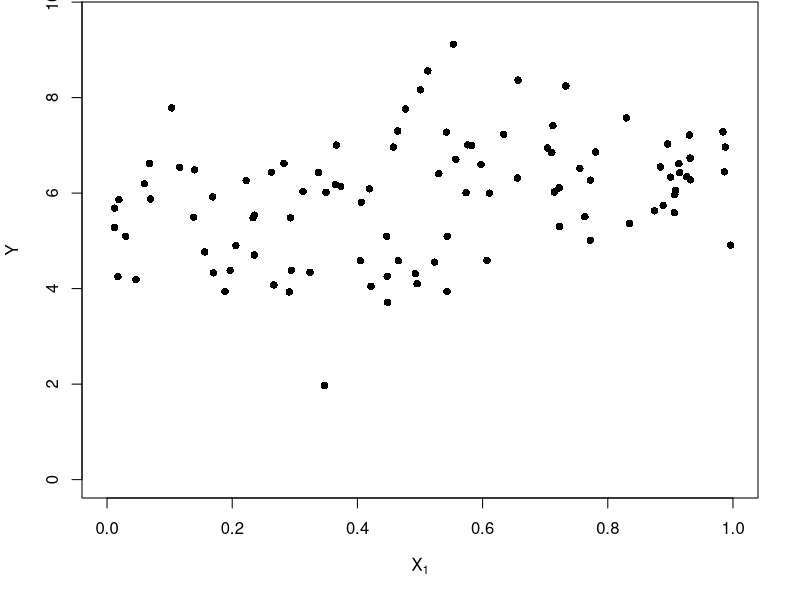
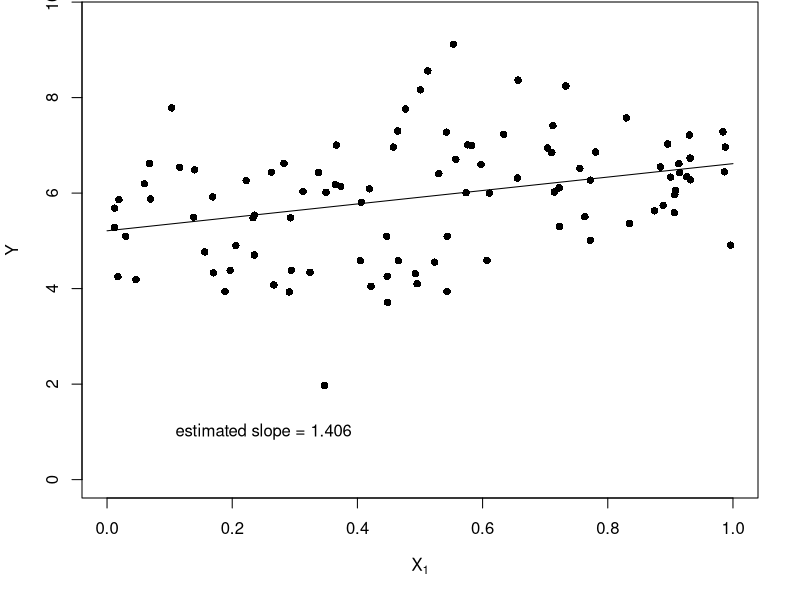
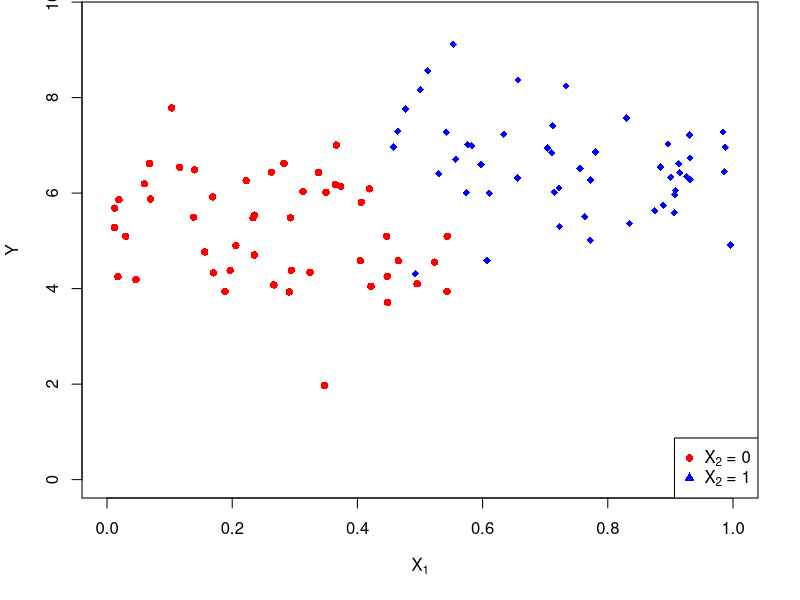
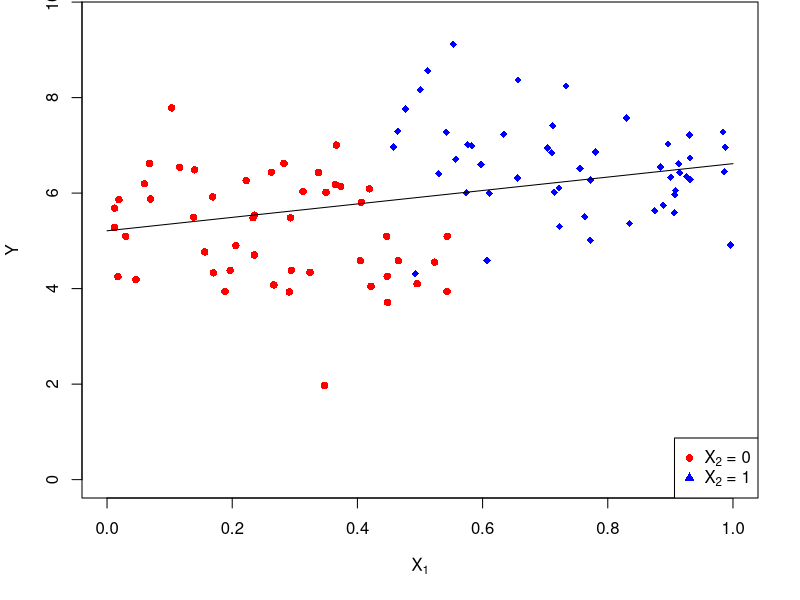
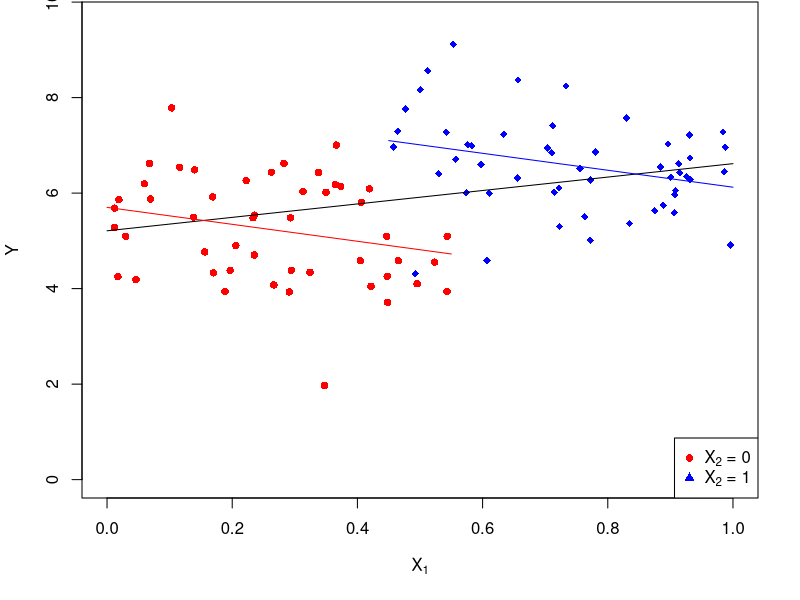
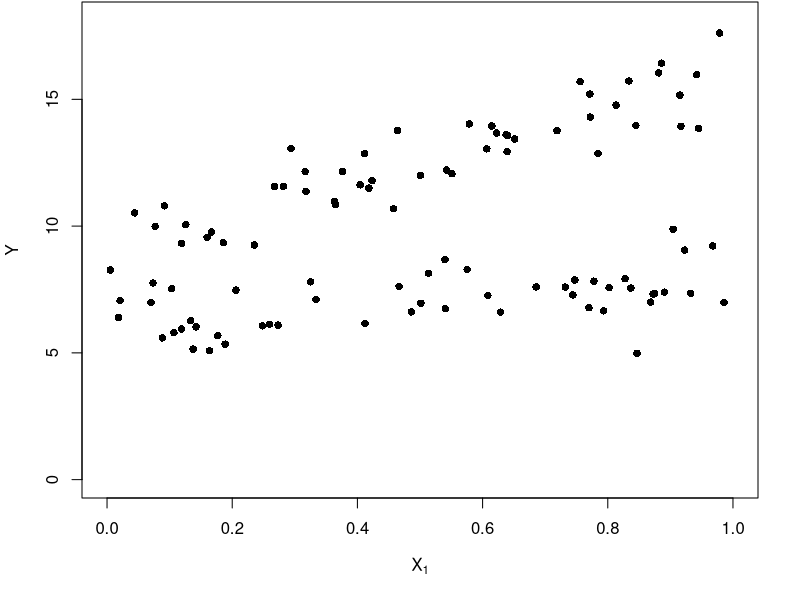
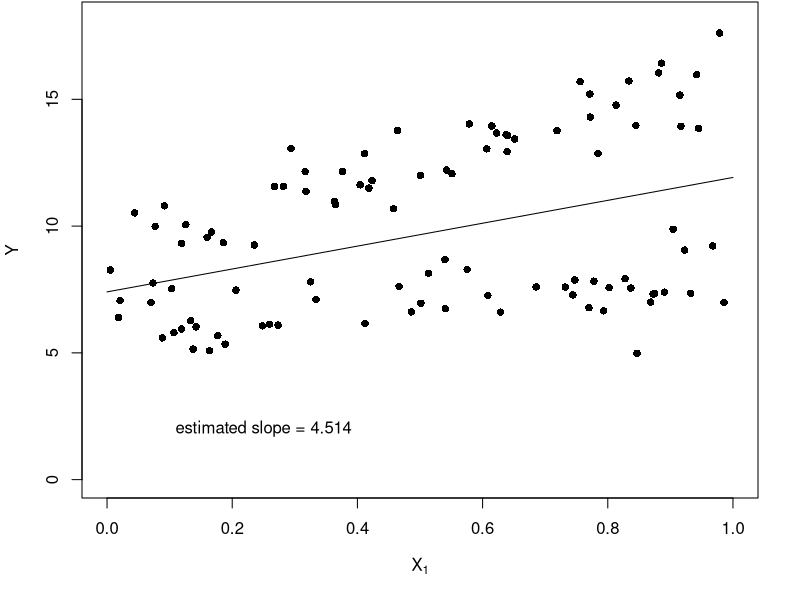
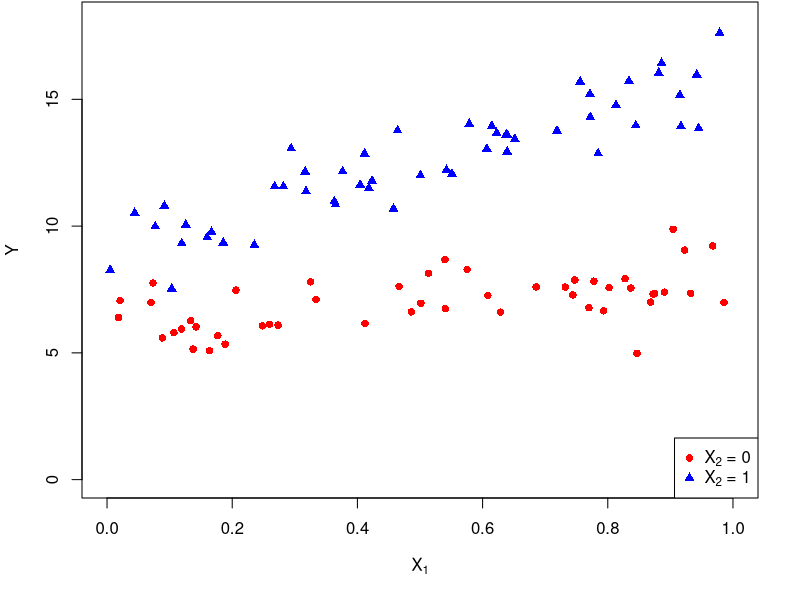

Here is the R script that generated these plots, in order:
## R script for chapter 1, section 2: multiple linear regression
## Created 30 March 2018 by Brian Williamson

## --------------------------------------------------------------------
## Examples of confounders, precision variables, and effect modifiers
## --------------------------------------------------------------------

## data generating mechanism for two predictors, one is a confounder
data_func_confound <- function(beta0, beta1, beta2, n) {
  ## generate some X data: X1 is continuous, X2 is binary
  x2 <- sample(0:1, n, replace = TRUE)
  ## generate two clouds of x1 points
  x1_0 <- runif(sum(x2 == 0), 0, 0.55)
  x1_1 <- runif(sum(x2 == 1), 0.45, 1)
  X <- matrix(NA, ncol = 2, nrow = n)
  X[x2 == 0, 1] <- x1_0
  X[x2 == 1, 1] <- x1_1
  X[, 2] <- x2
  
  ## create the outcome
  y <- beta0 + beta1*X[, 1] + beta2*X[, 2] + rnorm(n, 0, 1)
  
  return(data.frame(x1 = X[, 1], x2 = X[, 2], y = y))
}
## data generating mechanism for two predictors, one is a precision variable
data_func_precision <- function(beta0, beta1, beta2, n) {
  ## generate some X data: X1 is continuous, X2 is binary
  x2 <- sample(0:1, n, replace = TRUE)
  x1 <- runif(n, 0, 1)
  
  ## generate the outcome
  y <- beta0 + beta1*x1 + beta2*x2 + rnorm(n, 0, 1)
  return(data.frame(x1 = x1, x2 = x2, y = y))
}
## data generating mechanism for two predictors, one is an effect modifier
data_func_em <- function(beta0, beta1, beta2, beta3, n) {
  ## generate some X data: X1 is continuous, X2 is binary
  x2 <- sample(0:1, n, replace = TRUE)
  ## generate two clouds of x1 points
  x1_0 <- runif(sum(x2 == 0), 0, 1)
  x1_1 <- runif(sum(x2 == 1), 0, 1)
  X <- matrix(NA, ncol = 2, nrow = n)
  X[x2 == 0, 1] <- x1_0
  X[x2 == 1, 1] <- x1_1
  X[, 2] <- x2
  
  ## create the outcome
  y <- beta0 + beta1*X[, 1] + beta2*X[, 2] + beta3*X[, 1]*X[, 2] + rnorm(n, 0, 1)
  
  return(data.frame(x1 = X[, 1], x2 = X[, 2], y = y))
}


## --------------------------
## Set up plot arguments
## --------------------------
fig_width <- 1024
fig_height <- 1024
fig_res <- 200

beta0 <- 6
beta1 <- -2
beta2 <- 2

## --------------------------
## Confounding
## --------------------------
## generate confounded data
set.seed(4747)
x_range <- cbind(1, seq(0, 1, by = 0.01))
x_range_0 <- cbind(x_range[1:which(x_range[, 2] == 0.55), ], 0)
x_range_1 <- cbind(x_range[which(x_range[, 2] == 0.45):length(x_range[, 2]), ], 1)
dat_c <- data_func_confound(beta0, beta1, beta2, n = 100)
## make a plot, without coloring
png("lecture/chapter_1/plots/confounding_simple.png", width = fig_width, height = fig_height, units = "px", res = fig_res)
par(mar = c(5, 4, 0, 2) + 0.1)
plot(dat_c$x1, dat_c$y, main = "", xlab = expression(X[1]), ylab = "Y", pch = 16,
     xlim = c(0, 1), ylim = c(0, max(dat_c$y) + 0.5))
dev.off()
## fit a linear regression, plot best fitting line
mod_c_simple <- lm(y ~ x1, data = dat_c)
x_range <- cbind(1, seq(0, 1, by = 0.01))
png("lecture/chapter_1/plots/confounding_simple_with_line.png", width = fig_width, height = fig_height, units = "px", res = fig_res)
par(mar = c(5, 4, 0, 2) + 0.1)
plot(dat_c$x1, dat_c$y, main = "", xlab = expression(X[1]), ylab = "Y", pch = 16,
     xlim = c(0, 1), ylim = c(0, max(dat_c$y) + 0.5))
lines(x_range[, 2], x_range%*%mod_c_simple$coefficients)
text(0.25, 1, labels = paste0("estimated slope = ", round(mod_c_simple$coefficients[2], 3)))
dev.off()

## make a plot, with coloring
png("lecture/chapter_1/plots/confounding_colored.png", width = fig_width, height = fig_height, units = "px", res = fig_res)
par(mar = c(5, 4, 0, 2) + 0.1)
plot(dat_c$x1[dat_c$x2 == 0], dat_c$y[dat_c$x2 == 0], main = "", xlab = expression(X[1]), ylab = "Y", pch = 16,
     col = "red", xlim = c(0, 1), ylim = c(0, max(dat_c$y) + 0.5))
points(dat_c$x1[dat_c$x2 == 1], dat_c$y[dat_c$x2 == 1], pch = 18, col = "blue")
legend("bottomright", legend = c(expression(paste(X[2],  " = 0", sep = "")), expression(paste(X[2], " = 1", sep = ""))),
       pch = c(16, 17), col = c("red", "blue"))
dev.off()
png("lecture/chapter_1/plots/confounding_colored_with_simple_line.png", width = fig_width, height = fig_height, units = "px", res = fig_res)
par(mar = c(5, 4, 0, 2) + 0.1)
plot(dat_c$x1[dat_c$x2 == 0], dat_c$y[dat_c$x2 == 0], main = "", xlab = expression(X[1]), ylab = "Y", pch = 16,
     col = "red", xlim = c(0, 1), ylim = c(0, max(dat_c$y) + 0.5))
points(dat_c$x1[dat_c$x2 == 1], dat_c$y[dat_c$x2 == 1], pch = 18, col = "blue")
legend("bottomright", legend = c(expression(paste(X[2],  " = 0", sep = "")), expression(paste(X[2], " = 1", sep = ""))),
       pch = c(16, 17), col = c("red", "blue"))
lines(x_range[, 2], x_range%*%mod_c_simple$coefficients)
dev.off()
## fit adjusted regression, plot best fitting line 
mod_c_multiple <- lm(y ~ x1 + x2, data = dat_c)
x_range_0 <- cbind(x_range[1:which(x_range[, 2] == 0.55), ], 0)
x_range_1 <- cbind(x_range[which(x_range[, 2] == 0.45):length(x_range[, 2]), ], 1)
png("lecture/chapter_1/plots/confounding_colored_with_lines.png", width = fig_width, height = fig_height, units = "px", res = fig_res)
par(mar = c(5, 4, 0, 2) + 0.1)
plot(dat_c$x1[dat_c$x2 == 0], dat_c$y[dat_c$x2 == 0], main = "", xlab = expression(X[1]), ylab = "Y", pch = 16,
     col = "red", xlim = c(0, 1), ylim = c(0, max(dat_c$y) + 0.5))
points(dat_c$x1[dat_c$x2 == 1], dat_c$y[dat_c$x2 == 1], pch = 18, col = "blue")
legend("bottomright", legend = c(expression(paste(X[2],  " = 0", sep = "")), expression(paste(X[2], " = 1", sep = ""))),
       pch = c(16, 17), col = c("red", "blue"))
lines(x_range[, 2], x_range%*%mod_c_simple$coefficients)
lines(x_range_0[, 2], x_range_0%*%mod_c_multiple$coefficients, col = "red")
lines(x_range_1[, 2], x_range_1%*%mod_c_multiple$coefficients, col = "blue")
dev.off()


## -------------------
## Effect modification
## -------------------
beta0_em <- 6
beta1_em <- 2
beta2_em <- 3
beta3_em <- 5

set.seed(4747)
dat_e <- data_func_em(beta0_em, beta1_em, beta2_em, beta3_em, n = 1000)
x_range <- cbind(1, seq(0, 1, by = 0.01))
x_range_0 <- cbind(x_range[1:which(x_range[, 2] == 0.55), ], 0)
x_range_1 <- cbind(x_range[which(x_range[, 2] == 0.45):length(x_range[, 2]), ], 1)

## take a subsample to plot
dat_e_samp <- dat_e[sample.int(1000, 100), ]

## make a plot, without coloring
png("lecture/chapter_1/plots/effect_modification_simple.png", width = fig_width, height = fig_height, units = "px", res = fig_res)
par(mar = c(5, 4, 0, 2) + 0.1)
plot(dat_e_samp$x1, dat_e_samp$y, main = "", xlab = expression(X[1]), ylab = "Y", pch = 16,
     xlim = c(0, 1), ylim = c(0, max(dat_e_samp$y) + 0.5))
dev.off()

## fit best fitting line
mod_e <- lm(y ~ x1, data = dat_e)

## plot with best fitting line
png("lecture/chapter_1/plots/effect_modification_simple_with_line.png", width = fig_width, height = fig_height, units = "px", res = fig_res)
par(mar = c(5, 4, 0, 2) + 0.1)
plot(dat_e_samp$x1, dat_e_samp$y, main = "", xlab = expression(X[1]), ylab = "Y", pch = 16,
     xlim = c(0, 1), ylim = c(0, max(dat_e_samp$y) + 0.5))
lines(x_range[, 2], x_range%*%mod_e$coefficients)
text(0.25, 2, labels = paste0("estimated slope = ", round(mod_e$coefficients[2], 3)))
dev.off()

## plot without lines, but colored by x2 status
png("lecture/chapter_1/plots/effect_modification_colored.png", width = fig_width, height = fig_height, units = "px", res = fig_res)
par(mar = c(5, 4, 0, 2) + 0.1)
plot(dat_e_samp$x1, dat_e_samp$y, main = "", xlab = expression(X[1]), ylab = "Y", 
     pch = ifelse(dat_e_samp$x2 == 1, 17, 16),
     xlim = c(0, 1), ylim = c(0, max(dat_e_samp$y) + 0.5),
     col = ifelse(dat_e_samp$x2 == 1, "blue", "red"))
legend("bottomright", legend = c(expression(paste(X[2],  " = 0", sep = "")), expression(paste(X[2], " = 1", sep = ""))),
                             pch = c(16, 17), col = c("red", "blue"))
dev.off()

## fit multiple regression with em
mod_e_multiple <- lm(y ~ x1*x2, data = dat_e)

## with simple line
png("lecture/chapter_1/plots/effect_modification_colored_with_simple_line.png", width = fig_width, height = fig_height, units = "px", res = fig_res)
par(mar = c(5, 4, 0, 2) + 0.1)
plot(dat_e_samp$x1, dat_e_samp$y, main = "", xlab = expression(X[1]), ylab = "Y", 
     pch = ifelse(dat_e_samp$x2 == 1, 17, 16),
     xlim = c(0, 1), ylim = c(0, max(dat_e_samp$y) + 0.5),
     col = ifelse(dat_e_samp$x2 == 1, "blue", "red"))
lines(x_range[, 2], x_range%*%mod_e$coefficients)
legend("bottomright", legend = c(expression(paste(X[2],  " = 0", sep = "")), expression(paste(X[2], " = 1", sep = ""))),
       pch = c(16, 17), col = c("red", "blue"))
dev.off()


x_range_0_em <- cbind(x_range[, ], 0, 0)
x_range_1_em <- cbind(x_range[, ], 1, x_range[, 2])

## with multiple lines
png("lecture/chapter_1/plots/effect_modification_colored_with_lines.png", width = fig_width, height = fig_height, units = "px", res = fig_res)
par(mar = c(5, 4, 0, 2) + 0.1)
plot(dat_e_samp$x1, dat_e_samp$y, main = "", xlab = expression(X[1]), ylab = "Y", 
     pch = ifelse(dat_e_samp$x2 == 1, 17, 16),
     xlim = c(0, 1), ylim = c(0, max(dat_e_samp$y) + 0.5),
     col = ifelse(dat_e_samp$x2 == 1, "blue", "red"))
lines(x_range[, 2], x_range%*%mod_e$coefficients)
lines(x_range_0_em[, 2], x_range_0_em%*%mod_e_multiple$coefficients, col = "red")
lines(x_range_1_em[, 2], x_range_1_em%*%mod_e_multiple$coefficients, col = "blue")
legend("bottomright", legend = c(expression(paste(X[2],  " = 0", sep = "")), expression(paste(X[2], " = 1", sep = ""))),
       pch = c(16, 17), col = c("red", "blue"))
dev.off()

## ---------------
## Precision
## ---------------

beta0_p <- 6
beta1_p <- 2
beta2_p <- 1

set.seed(4747)
dat_p <- data_func_precision(beta0_p, beta1_p, beta2_p, n = 1000)
dat_p_samp <- dat_p[sample.int(1000, 100), ]

## plot the points
png("lecture/chapter_1/plots/precision_simple.png", width = fig_width, height = fig_height, units = "px", res = fig_res)
par(mar = c(5, 4, 0, 2) + 0.1)
plot(dat_p_samp$x1, dat_p_samp$y, main = "", xlab = expression(X[1]), ylab = "Y",
     pch = 16, xlim = c(0, 1), ylim = c(0, max(dat_p_samp$y) + 0.5))
dev.off()

## fit a line
mod_p <- lm(y ~ x1, data = dat_p)

## plot with the line
png("lecture/chapter_1/plots/precision_simple_with_line.png", width = fig_width, height = fig_height, units = "px", res = fig_res)
par(mar = c(5, 4, 0, 2) + 0.1)
plot(dat_p_samp$x1, dat_p_samp$y, main = "", xlab = expression(X[1]), ylab = "Y",
     pch = 16, xlim = c(0, 1), ylim = c(0, max(dat_p_samp$y) + 0.5))
lines(x_range[, 2], x_range%*%mod_p$coefficients)
text(0.2, 2, labels = paste0("estimated slope = ", round(mod_p$coefficients[2], 3)))
dev.off()

## color the points
png("lecture/chapter_1/plots/precision_colored.png", width = fig_width, height = fig_height, units = "px", res = fig_res)
par(mar = c(5, 4, 0, 2) + 0.1)
plot(dat_p_samp$x1, dat_p_samp$y, main = "", xlab = expression(X[1]), ylab = "Y",
     pch = ifelse(dat_p_samp$x2 == 1, 17, 16), xlim = c(0, 1), 
     ylim = c(0, max(dat_p_samp$y) + 0.5),
     col = ifelse(dat_p_samp$x2 == 1, "blue", "red"))
legend("bottomright", legend = c(expression(paste(X[2],  " = 0", sep = "")), expression(paste(X[2], " = 1", sep = ""))),
       pch = c(16, 17), col = c("red", "blue"))
dev.off()

## colored points, with line
png("lecture/chapter_1/plots/precision_colored_with_line.png", width = fig_width, height = fig_height, units = "px", res = fig_res)
par(mar = c(5, 4, 0, 2) + 0.1)
plot(dat_p_samp$x1, dat_p_samp$y, main = "", xlab = expression(X[1]), ylab = "Y",
     pch = ifelse(dat_p_samp$x2 == 1, 17, 16), xlim = c(0, 1), 
     ylim = c(0, max(dat_p_samp$y) + 0.5),
     col = ifelse(dat_p_samp$x2 == 1, "blue", "red"))
lines(x_range[, 2], x_range%*%mod_p$coefficients)
legend("bottomright", legend = c(expression(paste(X[2],  " = 0", sep = "")), expression(paste(X[2], " = 1", sep = ""))),
       pch = c(16, 17), col = c("red", "blue"))
dev.off()

## multiple regression
mod_p_multiple <- lm(y ~ x1 + x2, data = dat_p)
x_range_0_p <- cbind(x_range, 0)
x_range_1_p <- cbind(x_range, 1)

## colored points, with line
png("lecture/chapter_1/plots/precision_colored_with_multiple_lines.png", width = fig_width, height = fig_height, units = "px", res = fig_res)
par(mar = c(5, 4, 0, 2) + 0.1)
plot(dat_p_samp$x1, dat_p_samp$y, main = "", xlab = expression(X[1]), ylab = "Y",
     pch = ifelse(dat_p_samp$x2 == 1, 17, 16), xlim = c(0, 1), 
     ylim = c(0, max(dat_p_samp$y) + 0.5),
     col = ifelse(dat_p_samp$x2 == 1, "blue", "red"))
lines(x_range[, 2], x_range%*%mod_p$coefficients)
lines(x_range_0_p[, 2], x_range_0_p%*%mod_p_multiple$coefficients, col = "red")
lines(x_range_1_p[, 2], x_range_1_p%*%mod_p_multiple$coefficients, col = "blue")
legend("bottomright", legend = c(expression(paste(X[2],  " = 0", sep = "")), expression(paste(X[2], " = 1", sep = ""))),
       pch = c(16, 17), col = c("red", "blue"))
dev.off()
